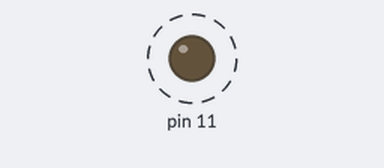
Recording of a program running on a simulated Raspberry Pi (header pin numbers). Parts: output pins drawn as LEDs (lit = HIGH). Dashed ring = blinking. What the program prints to the terminal is not drawn.

Above: at 0.4 s.
Timing chart, 0 to 3.7 s (numbered marks = the images above):
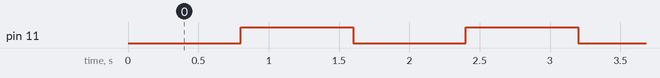

Measured:
- by itself, pin 11: alternates HIGH for 0.80 s and LOW for 0.80 s

The program:

testone.py
```python
import time
import RPi.GPIO as GPIO

GPIO.setwarnings(False)
GPIO.setmode(GPIO.BOARD)
GPIO.setup(11, GPIO.OUT)

while True:

        GPIO.output(11,0)
        print "Led on now pin off zero volt  "
        time.sleep(.80)
        GPIO.output(11,1)
        print "Led on now pin on 3.3 volt "
        time.sleep(.80)
```
